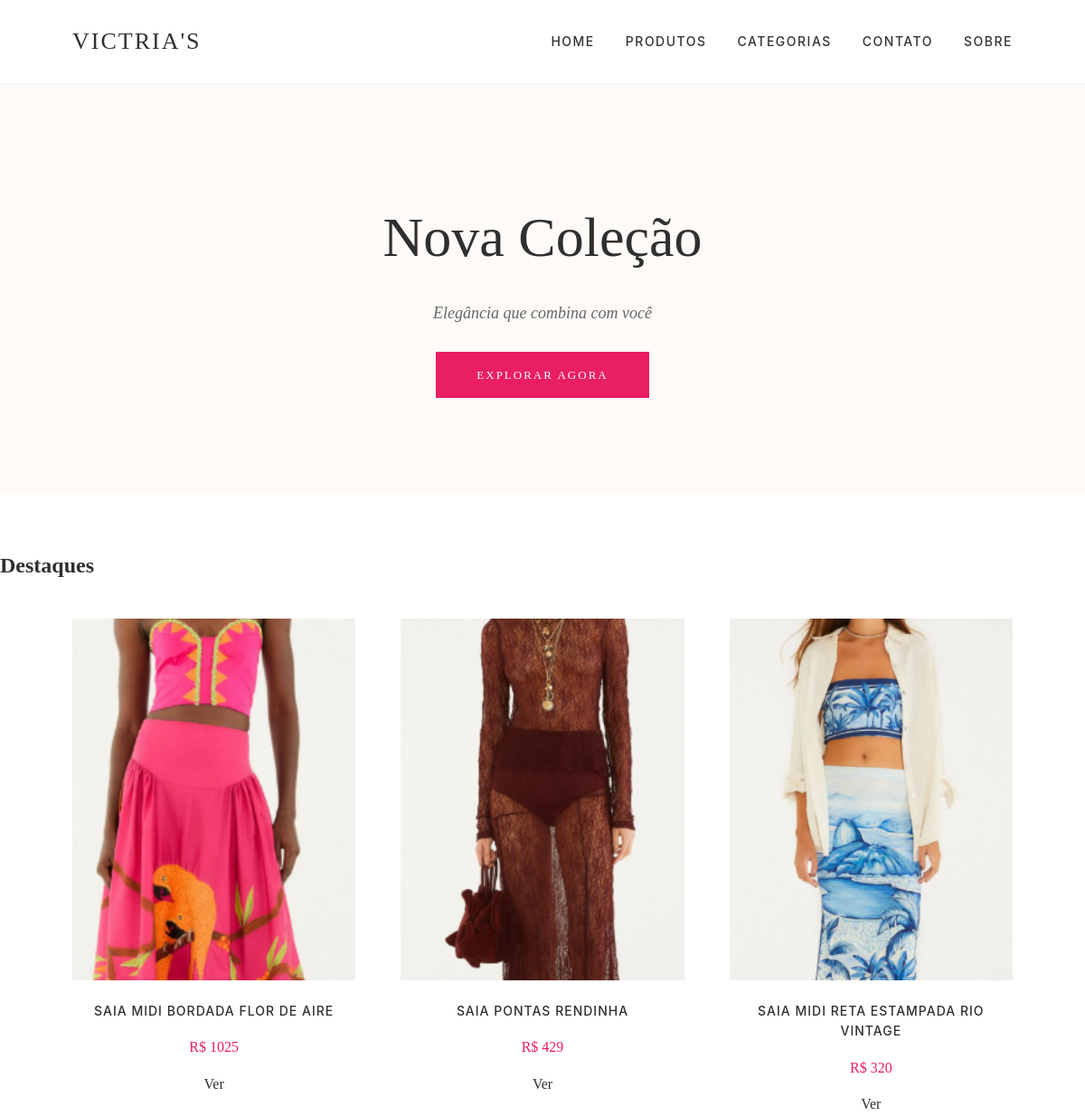
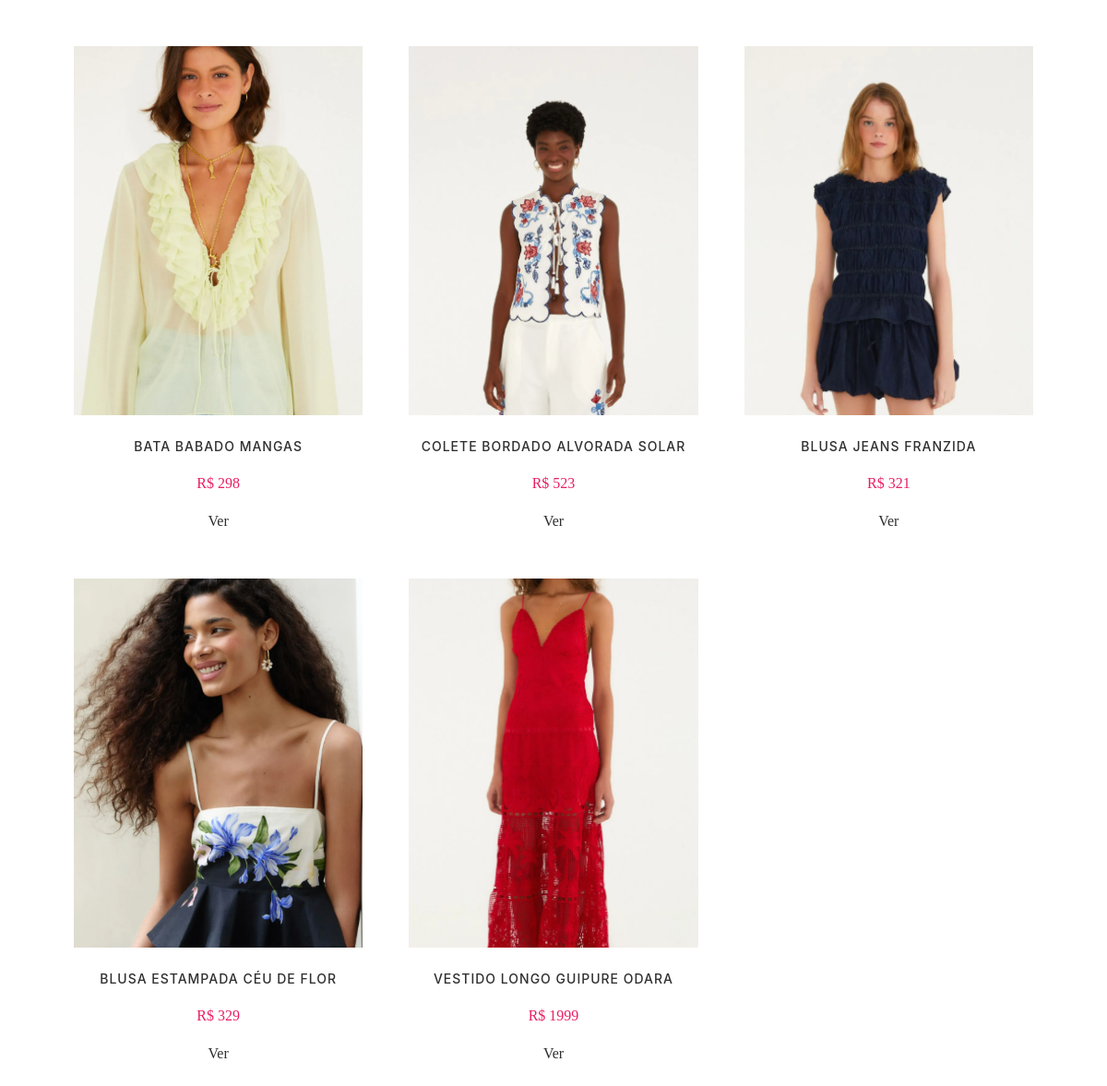
The page / on the database its author committed (2 pictures, top to bottom).
### lojaapp/models.py (models this page shows, shortened)
class Produto(models.Model):
    titulo = models.CharField(max_length=200)
    slug = models.SlugField(unique=True)
    categoria = models.ForeignKey(Categoria, on_delete=models.CASCADE)
    image = models.ImageField(upload_to="produtos", null=True, blank=True)
    preco_mercado = models.PositiveIntegerField()
    descricao = models.TextField()
    visualizacao = models.PositiveIntegerField(default=0)

### lojaapp/views.py (the view)
# urls.py: path("", HomeView.as_view(), name="home"),
class HomeView(TemplateView):
    template_name = "home.html"
    def get_context_data(self, **kwargs):
        context = super().get_context_data(**kwargs)
        context["produtos"] = Produto.objects.all().order_by("-id")[:8]
        return context

### templates/home.html
{% extends "base.html" %}
{% block content %}
<section class="banner">
    <div class="banner-texto">
        <h1>Nova Coleção</h1>
        <p>Elegância que combina com você</p>
        <a href="{% url 'lojaapp:produtos' %}" class="btn-banner">Explorar Agora</a>
    </div>
</section>
<section class="destaque">
    <h2 class="titulo-home">Destaques</h2>
    <div class="grid-produtos">
        {% for produto in produtos %}
        <div class="produto-card">
            {% if produto.image %}
                <div class="img-container">
                  <img src="{{ produto.image.url }}">
                </div>
            {% endif %}
            <h3>{{ produto.titulo }}</h3>
            <p>R$ {{ produto.preco_mercado }}</p>
            <a href="{% url 'lojaapp:produto_detalhe' produto.id %}" class="btn editar">
               Ver
             </a>
        </div>
        {% endfor %}
    </div>
</section>
{% endblock %}

### static/css/style.css (style rules this page uses)
:root { --cor-principal: #e91e63; --cor-texto: #2f2f2f; --cor-fundo-suave: #fdfaf7; }
body { margin: 0; font-family: 'Playfair Display', serif; background: #fff; color: var(--cor-texto); line-height: 1.6; }
.banner { display: flex; flex-direction: column; align-items: center; justify-content: center; text-align: center; padding: 120px 20px; background-color: var(--cor-fundo-suave); margin-bottom: 60px; }
.banner-texto h1 { font-size: 62px; margin: 0; font-weight: 400; }
.banner-texto p { font-size: 18px; margin: 20px 0 40px; color: #666; font-style: italic; }
.btn-banner { background-color: var(--cor-principal); color: white; padding: 18px 45px; border-radius: 0; text-transform: uppercase; letter-spacing: 2px; font-size: 13px; transition: 0.4s; }
.grid-produtos { display: grid; grid-template-columns: repeat(auto-fit, minmax(280px, 1fr)); gap: 50px; padding: 20px 80px 80px; }
.produto-card { background: none; text-align: center; border-radius: 0; }
.produto-card img { width: 100%; height: 400px; object-fit: cover; border-radius: 0; transition: 0.5s ease; }
.produto-card h3 { font-family: 'Inter', sans-serif; font-size: 14px; text-transform: uppercase; letter-spacing: 1px; margin: 15px 0 5px; font-weight: 500; }
.produto-card p { font-size: 16px; color: var(--cor-principal); margin-bottom: 15px; }
a { text-decoration: none; color: inherit; transition: 0.3s; }

### rows shown on the page
Produto: image (picture), titulo "SAIA MIDI BORDADA FLOR DE AIRE", preco_mercado "1025"
Produto: image (picture), titulo "SAIA PONTAS RENDINHA", preco_mercado "429"
Produto: image (picture), titulo "SAIA MIDI RETA ESTAMPADA RIO VINTAGE", preco_mercado "320"
Produto: image (picture), titulo "BATA BABADO MANGAS", preco_mercado "298"
Produto: image (picture), titulo "COLETE BORDADO ALVORADA SOLAR", preco_mercado "523"
Produto: image (picture), titulo "BLUSA JEANS FRANZIDA", preco_mercado "321"
Produto: image (picture), titulo "BLUSA ESTAMPADA CÉU DE FLOR", preco_mercado "329"
Produto: image (picture), titulo "VESTIDO LONGO GUIPURE ODARA", preco_mercado "1999"
